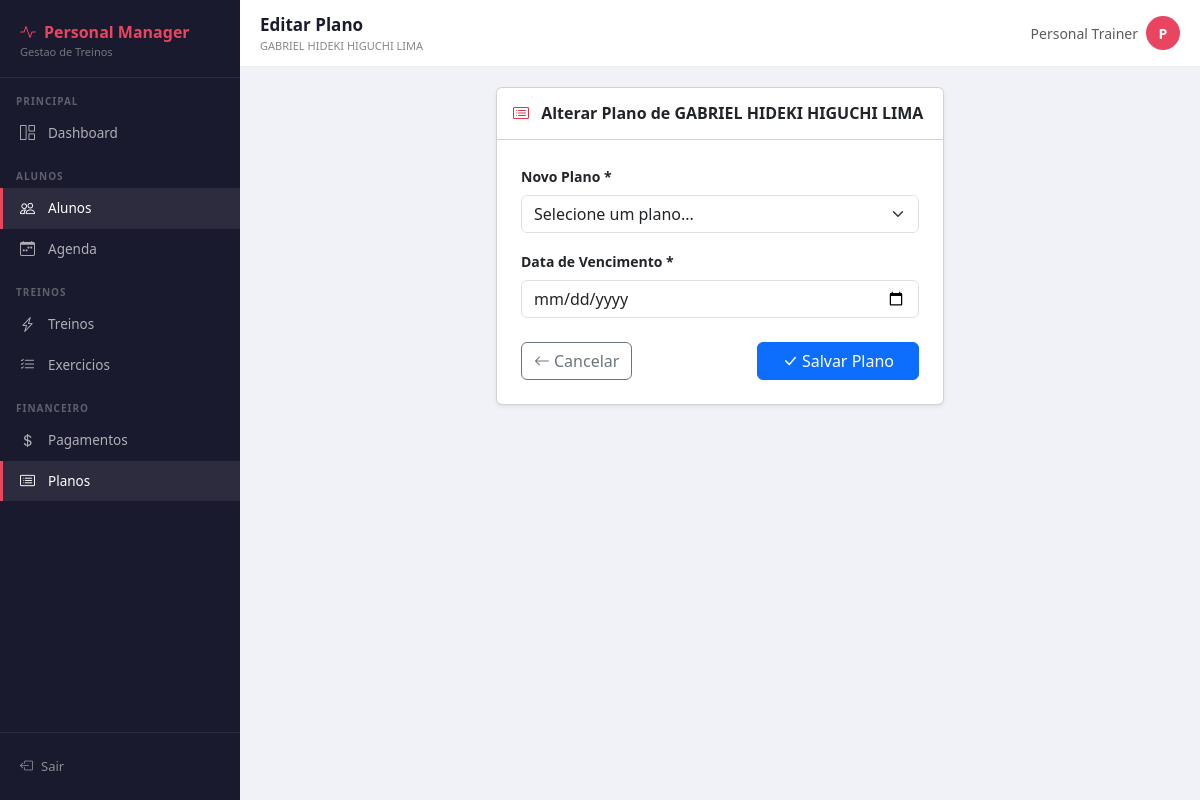
/financeiro/plano-aluno/29/ (signed in), run on an earlier commit of the app's database.
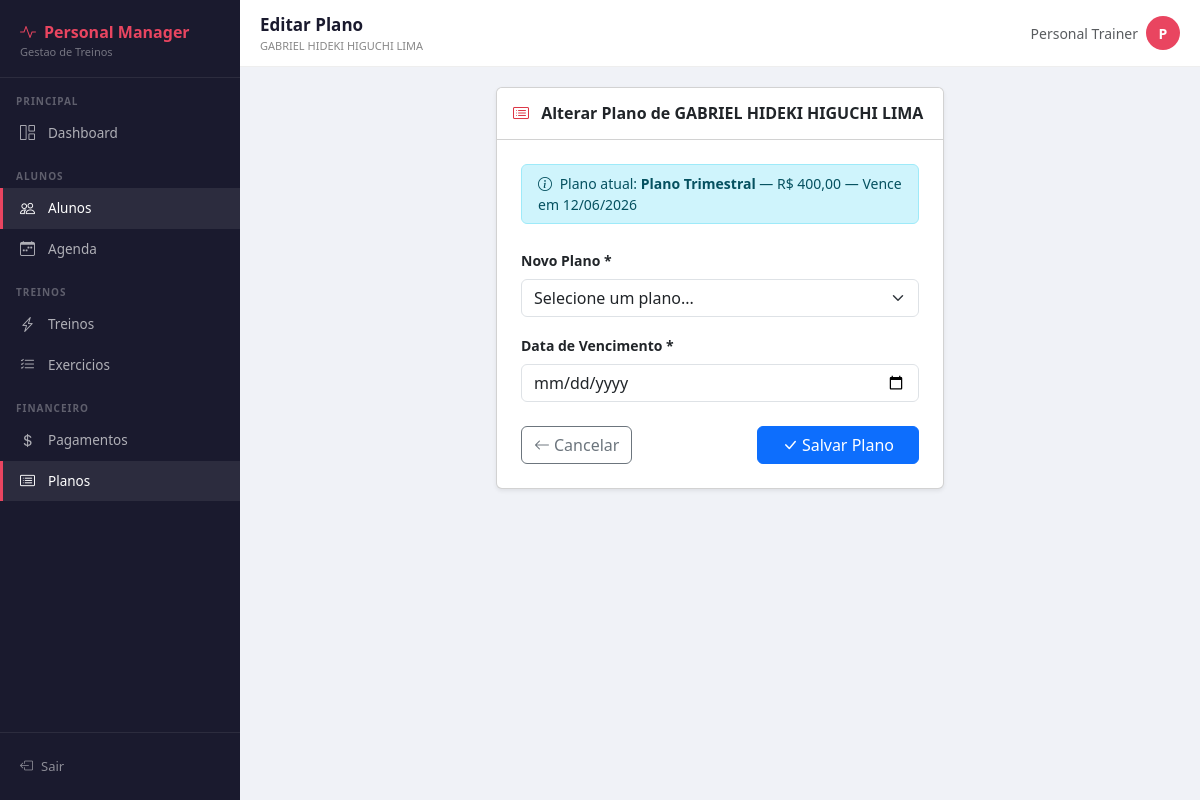
And on a later commit of the database.
### financeiro/models.py (models this page shows, shortened)
class Pagamento(models.Model):
    FORMA_CHOICES = [
        ('dinheiro', 'Dinheiro'),
        ('pix', 'PIX'),
        ('cartao_credito', 'Cartão de Crédito'),
        ('cartao_debito', 'Cartão de Débito'),
        ('transferencia', 'Transferência'),
    ]
    aluno = models.ForeignKey(Aluno, on_delete=models.CASCADE, related_name='pagamentos')
    plano = models.ForeignKey(Plano, on_delete=models.SET_NULL, null=True)
    valor = models.DecimalField(max_digits=8, decimal_places=2)
    data_vencimento = models.DateField()
    data_pagamento = models.DateField(null=True, blank=True)
    pago = models.BooleanField(default=False)
    forma_pagamento = models.CharField(max_length=20, choices=FORMA_CHOICES, blank=True)
    observacoes = models.TextField(blank=True)
    criado_em = models.DateTimeField(auto_now_add=True)
    class Meta:
        verbose_name = 'Pagamento'
        verbose_name_plural = 'Pagamentos'
        ordering = ['-data_vencimento']

class Plano(models.Model):
    nome = models.CharField(max_length=100)
    valor = models.DecimalField(max_digits=8, decimal_places=2)
    duracao = models.PositiveIntegerField(help_text='Duração em dias')
    descricao = models.TextField(blank=True)
    ativo = models.BooleanField(default=True)
    class Meta:
        verbose_name = 'Plano'
        verbose_name_plural = 'Planos'
        ordering = ['valor']

### financeiro/views.py (the view, shortened to what this page needs)
# urls.py: path('plano-aluno/<int:aluno_pk>/', views.plano_aluno,   name='plano_aluno'),
@login_required
def plano_aluno(request, aluno_pk):
    aluno = get_object_or_404(Aluno, pk=aluno_pk)
    planos = Plano.objects.filter(ativo=True)
    pagamento_atual = Pagamento.objects.filter(
        aluno=aluno, pago=False
    ).order_by('-criado_em').first()
    return render(request, 'financeiro/plano_aluno.html', {
        'aluno': aluno,
        'planos': planos,
        'pagamento_atual': pagamento_atual,
    })

### financeiro/templates/financeiro/plano_aluno.html (shortened to what this page needs)
{% extends 'core/base.html' %}
{% block page_title %}Editar Plano{% endblock %}
{% block page_subtitle %}{{ aluno.nome }}{% endblock %}
{% block content %}
<div class="row justify-content-center">
  <div class="col-lg-6">
    <div class="card shadow-sm">
      <div class="card-header bg-white py-3">
        <h6 class="mb-0 fw-bold">
          <i class="bi bi-card-list me-2 text-danger"></i>
          Alterar Plano de {{ aluno.nome }}
        </h6>
      </div>
      <div class="card-body p-4">
        {% if pagamento_atual %}
        <div class="alert alert-info py-2 small mb-4">
          <i class="bi bi-info-circle me-1"></i>
          Plano atual: <strong>{{ pagamento_atual.plano.nome }}</strong>
          — R$ {{ pagamento_atual.plano.valor }}
          — Vence em {{ pagamento_atual.data_vencimento|date:"d/m/Y" }}
        </div>
        {% endif %}
        <form method="post">
          <div class="mb-3">
            <label class="form-label fw-semibold small">Novo Plano *</label>
            <select name="plano_id" class="form-select" required id="selectPlano" onchange="atualizarValor()">
              <option value="">Selecione um plano...</option>
            </select>
          </div>
          <div class="mb-4">
            <label class="form-label fw-semibold small">Data de Vencimento *</label>
            <input type="date" name="data_vencimento" class="form-control" required
                   min="{{ hoje|date:'Y-m-d' }}" id="dataVencimento">
          </div>
          <div class="d-flex justify-content-between">
            <a href="{% url 'detalhe_aluno' aluno.pk %}" class="btn btn-outline-secondary">
              <i class="bi bi-arrow-left me-1"></i>Cancelar
            </a>
            <button type="submit" class="btn btn-primary px-4">
              <i class="bi bi-check-lg me-1"></i>Salvar Plano
            </button>
          </div>
        </form>
      </div>
    </div>
  </div>
</div>
{% endblock %}

What changed in the data, as far as the page shows it:
added Pagamento: plano.nome "Plano Trimestral", plano.valor "400,00", data_vencimento "12/06/2026"
Also different on the page:
text now shown: "Plano atual: — R$ — Vence em"
